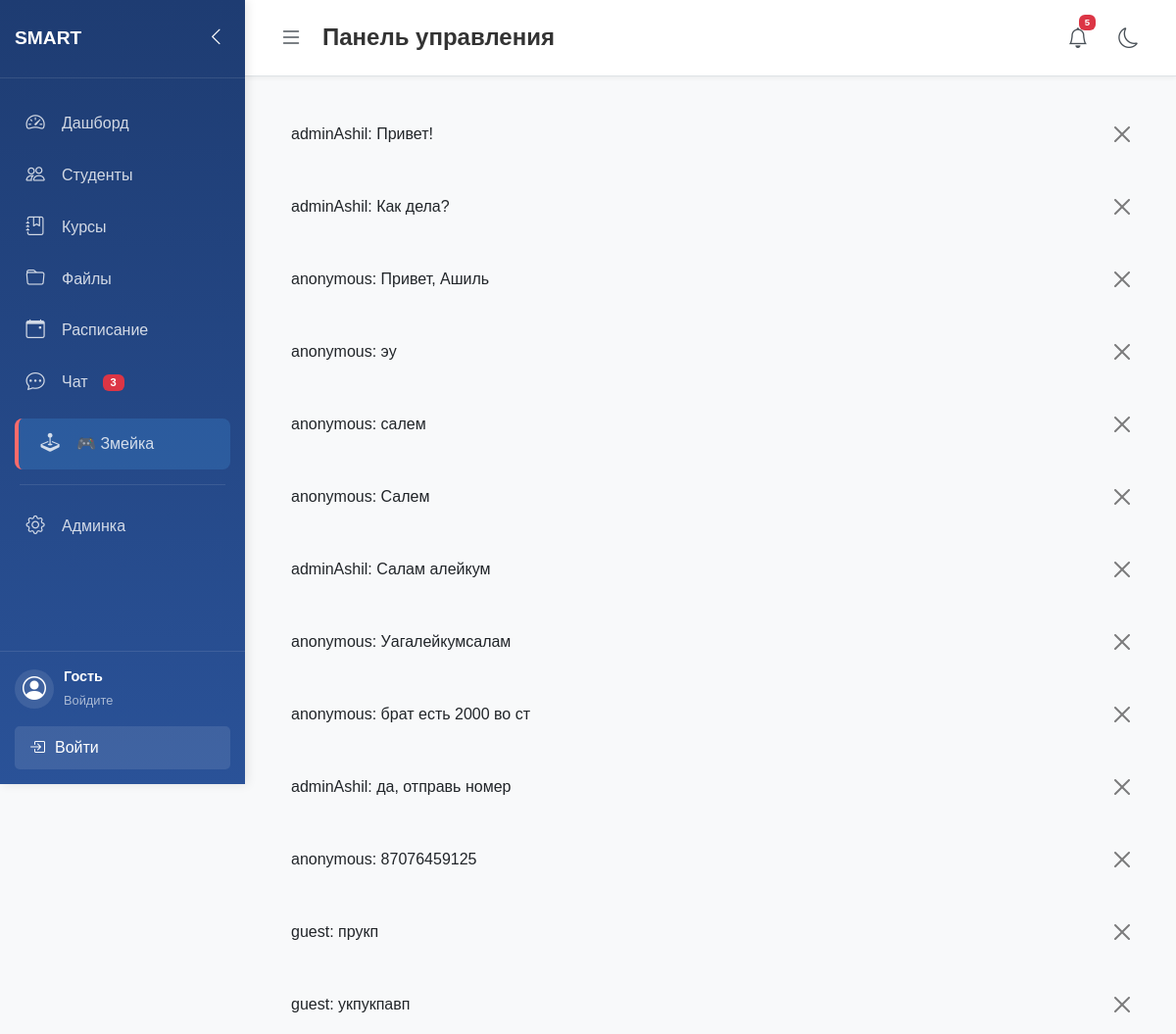
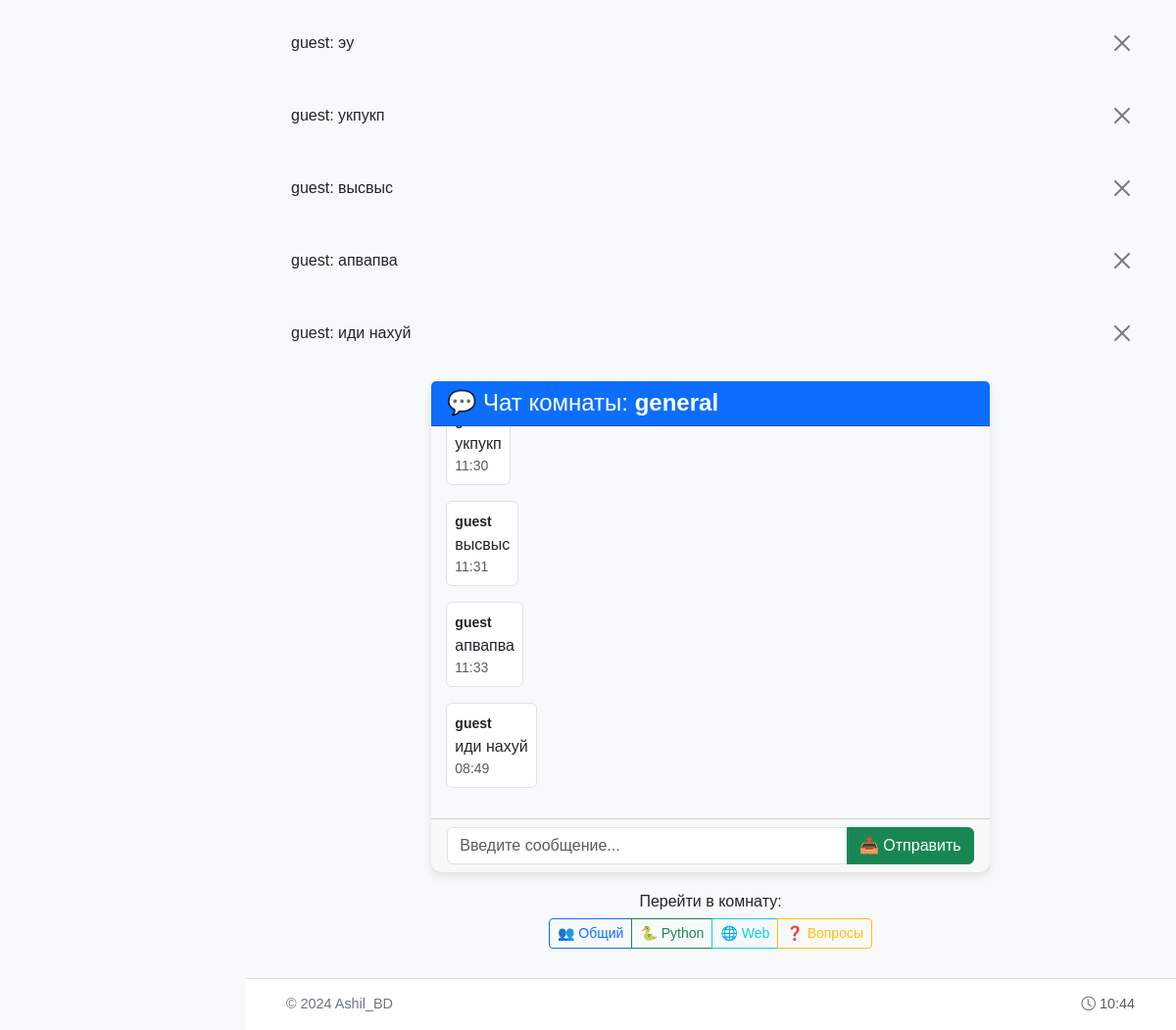
Page /chat/ on the committed database (2 pictures, top to bottom).
### students/models.py (models this page shows)
class ChatMessage(models.Model):
    user = models.ForeignKey(User, on_delete=models.CASCADE)
    message = models.TextField()
    timestamp = models.DateTimeField(auto_now_add=True)
    room = models.CharField(max_length=100, default='general')  # можно по курсам
    def __str__(self):
        return f"{self.user.username}: {self.message[:20]}"

### students/views.py (the view)
# urls.py: path('chat/', views.chat_room, name='chat_room'),
def chat_room(request, room_name='general'):
    messages = ChatMessage.objects.filter(room=room_name).order_by('timestamp')[:50]
    if request.method == 'POST':
        form = ChatMessageForm(request.POST)
        if form.is_valid():
            message = form.save(commit=False)
            from django.contrib.auth.models import User
            try:
                guest_user = User.objects.get(username='guest')
            except User.DoesNotExist:
                guest_user = User.objects.create_user(
                    username='guest',
                    email='guest@test.ru',
                    password='123'
                )
            message.user = guest_user
            message.room = room_name  # ВАЖНО: сохраняем в текущую комнату
            message.save()
            return redirect('chat_room', room_name=room_name)
    else:
        form = ChatMessageForm()
    return render(request, 'students/chat_room.html', {
        'messages': messages,
        'form': form,
        'room_name': room_name
    })

### students/forms.py
class ChatMessageForm(forms.ModelForm):
    class Meta:
        model = ChatMessage
        fields = ['message']
        widgets = {
            'message': forms.TextInput(attrs={
                'class': 'form-control',
                'placeholder': 'Введите сообщение...',
                'autocomplete': 'off'
            })
        }

### students/templates/students/chat_room.html (shortened to what this page needs)
{% extends 'students/base.html' %}
{% block content %}
<div class="container">
    <div class="row justify-content-center">
        <div class="col-md-8">
            <div class="card">
                <div class="card-header bg-primary text-white">
                    <h4 class="mb-0">💬 Чат комнаты: <strong>{{ room_name }}</strong></h4>
                </div>
                <div class="card-body p-0">
                    <div id="chat-container" style="height: 400px; overflow-y: auto; padding: 15px; background: #f8f9fa;">
                        {% for message in messages %}
                        <div class="mb-3">
                            <div class="d-flex {% if message.user.username == 'guest' %}justify-content-start{% else %}justify-content-end{% endif %}">
                                <div class="p-2 rounded {% if message.user.username == 'guest' %}bg-white border{% else %}bg-primary text-white{% endif %}" style="max-width: 70%;">
                                    <small class="fw-bold">{{ message.user.username }}</small><br>
                                    {{ message.message }}
                                    <div class="small {% if message.user.username == 'guest' %}text-muted{% else %}text-light{% endif %}">
                                        {{ message.timestamp|date:"H:i" }}
                                    </div>
                                </div>
                            </div>
                        </div>
                        {% empty %}
                        <div class="text-center text-muted py-5">
                            <div class="fs-1">💬</div>
                            <p>Пока нет сообщений. Будьте первым!</p>
                        </div>
                        {% endfor %}
                    </div>
                </div>
                <div class="card-footer">
                    <form method="post">
                        <div class="input-group">
                            <input type="text" name="message" class="form-control" placeholder="Введите сообщение..." required>
                            <button type="submit" class="btn btn-success">📤 Отправить</button>
                        </div>
                    </form>
                </div>
            </div>
            <div class="mt-3 text-center">
                <h6>Перейти в комнату:</h6>
                <div class="btn-group">
                    <a href="{% url 'chat_room' 'general' %}" class="btn btn-outline-primary btn-sm">👥 Общий</a>
                    <a href="{% url 'chat_room' 'python' %}" class="btn btn-outline-success btn-sm">🐍 Python</a>
                    <a href="{% url 'chat_room' 'web' %}" class="btn btn-outline-info btn-sm">🌐 Web</a>
                    <a href="{% url 'chat_room' 'questions' %}" class="btn btn-outline-warning btn-sm">❓ Вопросы</a>
                </div>
            </div>
        </div>
    </div>
</div>
{% endblock %}

### students/templates/students/base.html (shortened to what this page needs)
<!DOCTYPE html>
<html lang="ru">
<head>
    <link href="https://cdn.jsdelivr.net/npm/bootstrap@5.3.2/dist/css/bootstrap.min.css" rel="stylesheet">
    <link rel="stylesheet" href="https://cdn.jsdelivr.net/npm/bootstrap-icons@1.11.1/font/bootstrap-icons.css">
    {% load static %}
    <link rel="stylesheet" href="{% static 'students/style.css' %}">
</head>
<body class="bg-light">
<div class="app-container">
    <aside class="sidebar" id="sidebar">
        <div class="sidebar-header">
            <a class="navbar-brand" href="{% url 'dashboard' %}">
                <span class="logo-text">SMART</span>
            </a>
            <button class="sidebar-toggle" id="sidebarToggle">
                <i class="bi bi-chevron-left"></i>
            </button>
        </div>
        <nav class="nav-menu">
            <a href="{% url 'dashboard' %}" class="nav-link">
                <i class="bi bi-speedometer2"></i>
                <span>Дашборд</span>
            </a>
            <a href="{% url 'student_list' %}" class="nav-link">
                <i class="bi bi-people"></i>
                <span>Студенты</span>
            </a>
            <a href="{% url 'course_list' %}" class="nav-link">
                <i class="bi bi-journal-bookmark"></i>
                <span>Курсы</span>
            </a>
            <a href="{% url 'document_list' %}" class="nav-link">
                <i class="bi bi-folder"></i>
                <span>Файлы</span>
            </a>
            <a href="#" class="nav-link" onclick="alert('Раздел в разработке!'); return false;">
                <i class="bi bi-calendar-event"></i>
                <span>Расписание</span>
            </a>
            <a href="{% url 'chat_room' %}" class="nav-link">
                <i class="bi bi-chat-dots"></i>
                <span>Чат</span>
                <span class="badge bg-danger">3</span>
            </a>
            <a href="{% url 'snake_game' %}" class="nav-link game-link">
                <i class="bi bi-joystick"></i>
                <span>🎮 Змейка</span>
            </a>
            <div class="menu-divider"></div>
            <a href="/admin/" class="nav-link">
                <i class="bi bi-gear"></i>
                <span>Админка</span>
            </a>
        </nav>
        <div class="sidebar-footer">
            <div class="user-info">
                <div class="user-avatar">
                    <i class="bi bi-person-circle"></i>
                </div>
                <div class="user-details">
                    <strong>{% if user.is_authenticated %}{{ user.username }}{% else %}Гость{% endif %}</strong>
                    <small>{% if user.is_authenticated %}Администратор{% else %}Войдите{% endif %}</small>
                </div>
            </div>
            {% if user.is_authenticated %}
            <a href="{% url 'logout' %}" class="logout-btn">
                <i class="bi bi-box-arrow-right"></i>
                <span>Выйти</span>
            </a>
            {% else %}
            <a href="{% url 'login' %}" class="logout-btn">
                <i class="bi bi-box-arrow-in-right"></i>
                <span>Войти</span>
            </a>
            {% endif %}
        </div>
    </aside>
    <main class="main-content" id="mainContent">
        <header class="top-header">
            <div class="header-left">
                <button class="menu-toggle" id="menuToggle">
                    <i class="bi bi-list"></i>
                </button>
                <h1 class="page-title">{% block page_title %}Панель управления{% endblock %}</h1>
            </div>
            <div class="header-right">
                <div class="notification-dropdown">
                    <button class="notification-btn" id="notificationBtn">
                        <i class="bi bi-bell"></i>
                        <span class="badge bg-danger">5</span>
                    </button>
                </div>
                <button class="theme-toggle" id="themeToggle">
                    <i class="bi bi-moon"></i>
                </button>
            </div>
        </header>
        <div class="content-container">
            {% if messages %}
            <div class="messages-container">
                {% for m in messages %}
                <div class="alert alert-{{ m.tags }} alert-dismissible fade show">
                    {{ m }}
                    <button type="button" class="btn-close" data-bs-dismiss="alert"></button>
                </div>
                {% endfor %}
            </div>
            {% endif %}
            {% block content %}{% endblock %}
        </div>
        <footer class="main-footer">
            <div class="container">
                <div class="row">
                    <div class="col-md-6">
                        <p class="mb-0">© 2024 Ashil_BD</p>
                    </div>
                    <div class="col-md-6 text-end">
                        <span class="text-muted">
                            <i class="bi bi-clock"></i> {% now "H:i" %}
                        </span>
                    </div>
                </div>
            </div>
        </footer>
    </main>
</div>
</body>
</html>

### students/static/students/style.css (style rules this page uses)
body { background-color: #f8f9fa; font-family: Arial, sans-serif; margin: 0; padding: 0; overflow-x: hidden; }
.card { box-shadow: 0 4px 10px rgba(0, 0, 0, 0.1); border-radius: 10px; border: none; margin-bottom: 20px; }
.app-container { display: flex; min-height: 100vh; width: 100%; }
.sidebar { width: 250px; background: linear-gradient(180deg, #1e3c72 0%, #2a5298 100%); color: white; position: fixed; height: 100vh; left: 0; top: 0; z-index: 1000; transition: all 0.3s ease; box-shadow: 2px 0 10px rgba(0,0,0,0.1); }
.sidebar-header { padding: 20px 15px; border-bottom: 1px solid rgba(255,255,255,0.1); display: flex; justify-content: space-between; align-items: center; }
.sidebar-header .navbar-brand { color: white; font-size: 1.2rem; font-weight: bold; text-decoration: none; margin: 0; white-space: nowrap; }
.sidebar-toggle { background: none; border: none; color: white; font-size: 1.2rem; cursor: pointer; padding: 5px; border-radius: 4px; transition: background 0.3s; }
.nav-menu { padding: 20px 0; margin: 0; list-style: none; }
.nav-link { display: flex; align-items: center; padding: 12px 20px; color: rgba(255,255,255,0.8); text-decoration: none; transition: all 0.3s; border-left: 4px solid transparent; gap: 15px; }
.nav-link i { font-size: 1.2rem; width: 24px; text-align: center; }
.badge { font-size: 0.7rem; padding: 3px 8px; }
.menu-divider { height: 1px; background: rgba(255,255,255,0.1); margin: 15px 20px; }
.game-link { background: rgba(77, 171, 247, 0.2); margin: 10px 15px; border-radius: 8px; border-left: 4px solid #ff6b6b !important; }
.sidebar-footer { padding: 15px; border-top: 1px solid rgba(255,255,255,0.1); position: absolute; bottom: 0; width: 100%; box-sizing: border-box; }
.user-info { display: flex; align-items: center; gap: 10px; margin-bottom: 15px; }
.user-avatar { width: 40px; height: 40px; background: rgba(255,255,255,0.1); border-radius: 50%; display: flex; align-items: center; justify-content: center; font-size: 1.5rem; }
.user-details { flex-grow: 1; }
.user-details strong { font-size: 0.9rem; display: block; }
.user-details small { font-size: 0.8rem; color: rgba(255,255,255,0.6); }
.logout-btn { display: flex; align-items: center; gap: 10px; padding: 10px 15px; background: rgba(255,255,255,0.1); color: white; text-decoration: none; border-radius: 5px; transition: background 0.3s; width: 100%; box-sizing: border-box; }
.main-content { flex: 1; margin-left: 250px; transition: margin-left 0.3s ease; display: flex; flex-direction: column; min-height: 100vh; }
.top-header { background: white; padding: 15px 30px; border-bottom: 1px solid #dee2e6; display: flex; justify-content: space-between; align-items: center; box-shadow: 0 2px 4px rgba(0,0,0,0.05); position: sticky; top: 0; z-index: 100; }
.header-left { display: flex; align-items: center; gap: 15px; }
.menu-toggle { background: none; border: none; font-size: 1.5rem; color: #495057; cursor: pointer; padding: 5px; border-radius: 4px; transition: background 0.3s; }
.page-title { margin: 0; font-size: 1.5rem; font-weight: 600; color: #333; }
.header-right { display: flex; align-items: center; gap: 15px; }
.notification-dropdown { position: relative; }
.notification-btn { background: none; border: none; font-size: 1.3rem; color: #495057; position: relative; padding: 8px; border-radius: 50%; cursor: pointer; transition: background 0.3s; }
.notification-btn .badge { position: absolute; top: 0; right: 0; font-size: 0.6rem; padding: 3px 6px; }
.theme-toggle { background: none; border: none; font-size: 1.3rem; color: #495057; padding: 8px; border-radius: 50%; cursor: pointer; transition: all 0.3s; }
.content-container { flex: 1; padding: 30px; }
.messages-container { margin-bottom: 20px; }
.main-footer { background: white; padding: 15px 30px; border-top: 1px solid #dee2e6; font-size: 0.9rem; color: #6c757d; }

### rows in the picture
ChatMessage: user+message "adminAshil: Привет!"
ChatMessage: user+message "adminAshil: Как дела?"
ChatMessage: user+message "anonymous: Привет, Ашиль"
ChatMessage: user+message "anonymous: эу"
ChatMessage: user+message "anonymous: салем"
ChatMessage: user+message "anonymous: Салем"
ChatMessage: user+message "adminAshil: Салам алейкум"
ChatMessage: user+message "anonymous: Уагалейкумсалам"
ChatMessage: user+message "anonymous: брат есть 2000 во ст"
ChatMessage: user+message "adminAshil: да, отправь номер"
ChatMessage: user+message "anonymous: 87076459125"
ChatMessage: user+message "guest: прукп"
ChatMessage: user+message "guest: укпукпавп"
ChatMessage: user+message "guest: эу"
ChatMessage: user+message "guest: укпукп", message "укпукп", timestamp "11:30"
ChatMessage: user+message "guest: высвыс", user.username "guest", message "высвыс", timestamp "11:31"
ChatMessage: user+message "guest: апвапва", user.username "guest", message "апвапва", timestamp "11:33"
ChatMessage: user+message "guest: иди нахуй", user.username "guest", message "иди нахуй", timestamp "08:49"

### other values in the picture
{{ room_name }} "general"
